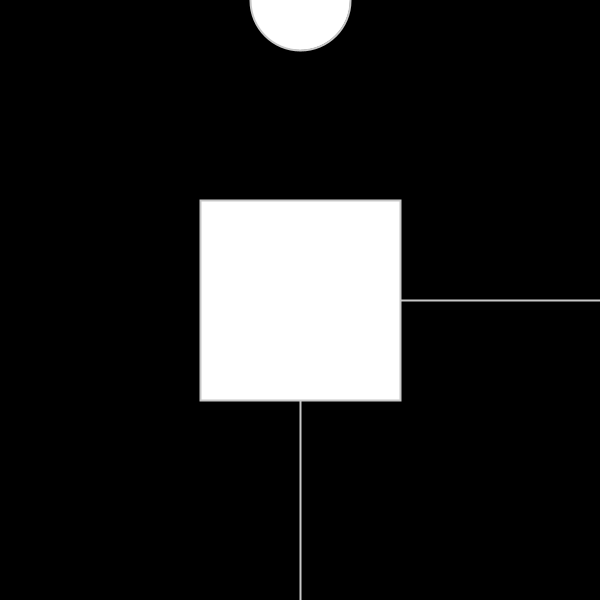
Frame 1 (no input)
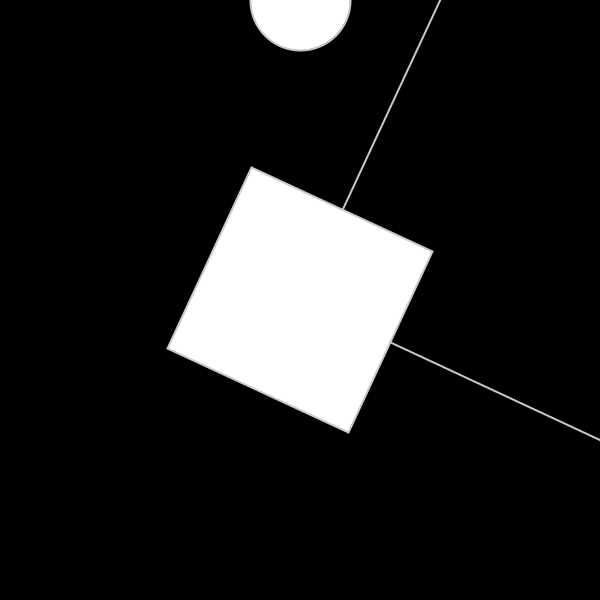
Frame 60 (the mouse pressed at the canvas centre just before this capture)
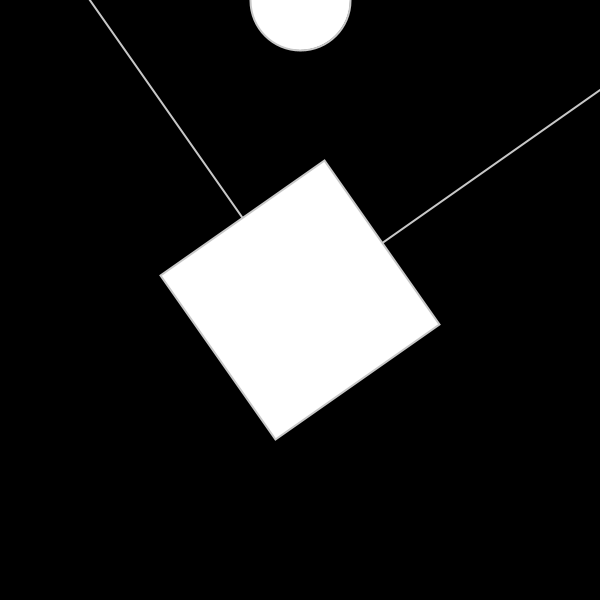
Frame 120 (the mouse held since frame 60 and released just before this capture)

The Processing sketch that drew these frames (run headless with seeded random() and noise(); from frame 60 on, the mouse is pressed at the canvas centre):

// Processing sketch: ej01_rotaciones
// ── ej01_rotaciones.pde

// Sistemas de coordenadas en processing
// ej01_rotaciones
//
// translate();
// rotate();
// radians();
// pushMatrix();
// popMatrix();

// angulos NO se manejan en grados (0, 359 ) --> radianes (0, 2*PI)
// 0 = 0
// 45 = PI/4
// 90 = PI/2
// 180 = PI (3,1415...)
// 360 = 2*PI 

int vel, acc;

void setup() {
  size( 600, 600 );
  strokeWeight( 2 );
  
  vel = 0 ;  //velocidad actual
  acc = 5 ;  //aceleracion (se suma a la velocidad)
}

void draw() {
  background( 0 );
  
  pushMatrix();
  
  //rotate( 45 );  //NO SON 45 grados, SON 45 en unidades de radianes
  //rotate( PI/4 );  //45 grados
  //rotate( radians(45) );

  translate( width/2, height/2);
  rotate( radians(vel) );

  //delimita el area de la pantalla
  noFill();
  stroke( 200 );
  rectMode( CORNER );
  rect(0, 0, width, height );
  
  //el cuadrado que queremos hacer rotar
  fill( 255 );
  rectMode( CENTER );
  rect( 0, 0, 200, 200 );
  
  //noLoop();  //frena el ciclo draw
  
  popMatrix();
  
  ellipse( 300, 0, 100, 100 );  //fuera de a transformacion de la matrix 
  
  vel += acc;
  //vel = vel + acc;
}
